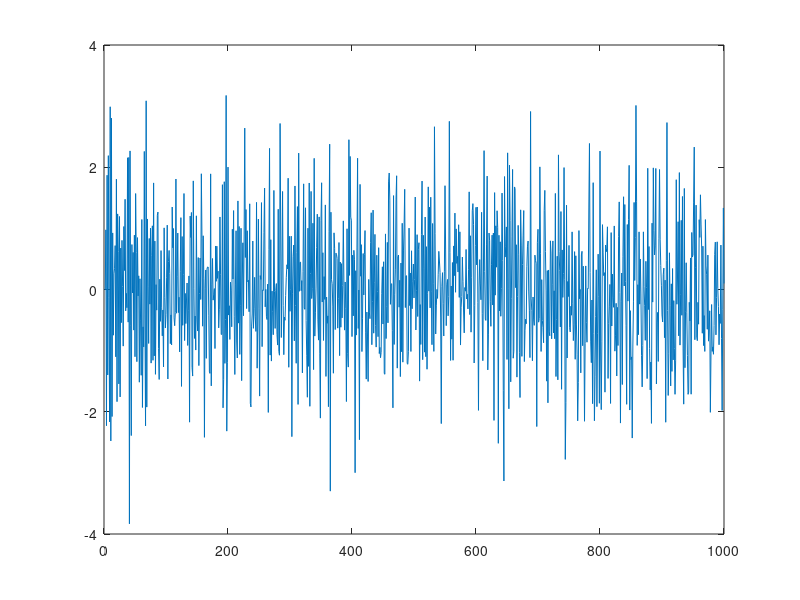
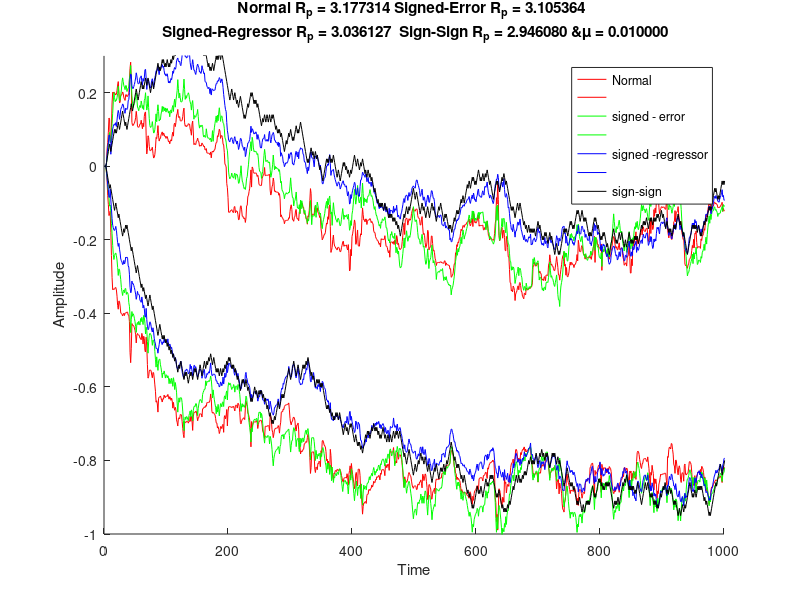

MATLAB code to generate these figures, in order:
%% Adaptation from part 5.4
clc; clear;
p=2;
N = 1000;
n = randn(N,1);
a = [1, 0.9, 0.2];
x= filter(1,a,n);
a = zeros(N,p);
mu=0.01;
e = zeros(N,1);


y_h = zeros(N,1);
for j=1:4
for i = p+1:N
    y_h(i) = a(i,:)*x(i-1:-1:i-p);
    e(i) = x(i) - y_h(i);
    switch j
        case 1
            a(i+1,:) = a(i,:) + mu*e(i)*x(i-1:-1:i-p)'; % normal
        case 2
            a(i+1,:) = a(i,:) + mu*sign(e(i))*x(i-1:-1:i-p)'; % signed - error
        case 3
            a(i+1,:) = a(i,:) + mu*e(i)*sign(x(i-1:-1:i-p))'; % signed  -regressor
        case 4
            a(i+1,:) = a(i,:) + mu*sign(e(i))*sign(x(i-1:-1:i-p))'; % signed  -regressora(i+1,:) = a(i,:) + mu*sign(e(i))*sign(x(i-1:-1:i-p))'; % signed  -regressor
    end
end
    switch j
        case 1
            normal = a;
            normal_e = e;
            normal_rp = 10*log10(var(x)/var(e));
        case 2
            se_a = a;
            se_e = e;
            se_rp = 10*log10(var(x)/var(e));
        case 3
            sr_a = a;
            sr_e = e;
            sr_rp = 10*log10(var(x)/var(e));
        case 4
            ss_a = a;
            ss_e = e;
            ss_rp = 10*log10(var(x)/var(e));
    end
end
figure(1);
plot(e);
figure(2);
clf(2);
hold;
plot(normal,'r');
plot(se_a,'g');
plot(sr_a,'b');
plot(ss_a,'k');
legend('Normal','','signed - error','','signed -regressor','','sign-sign')
R_p = 10*log10(var(x)/var(e));
str = sprintf('Normal R_p = %f Signed-Error R_p = %f \n Signed-Regressor R_p = %f  Sign-Sign R_p = %f &\\mu = %f',normal_rp,se_rp,sr_rp,ss_rp,mu);
title(str);
ylabel('Amplitude')
xlabel('Time')
axis([0 N -1 .3])